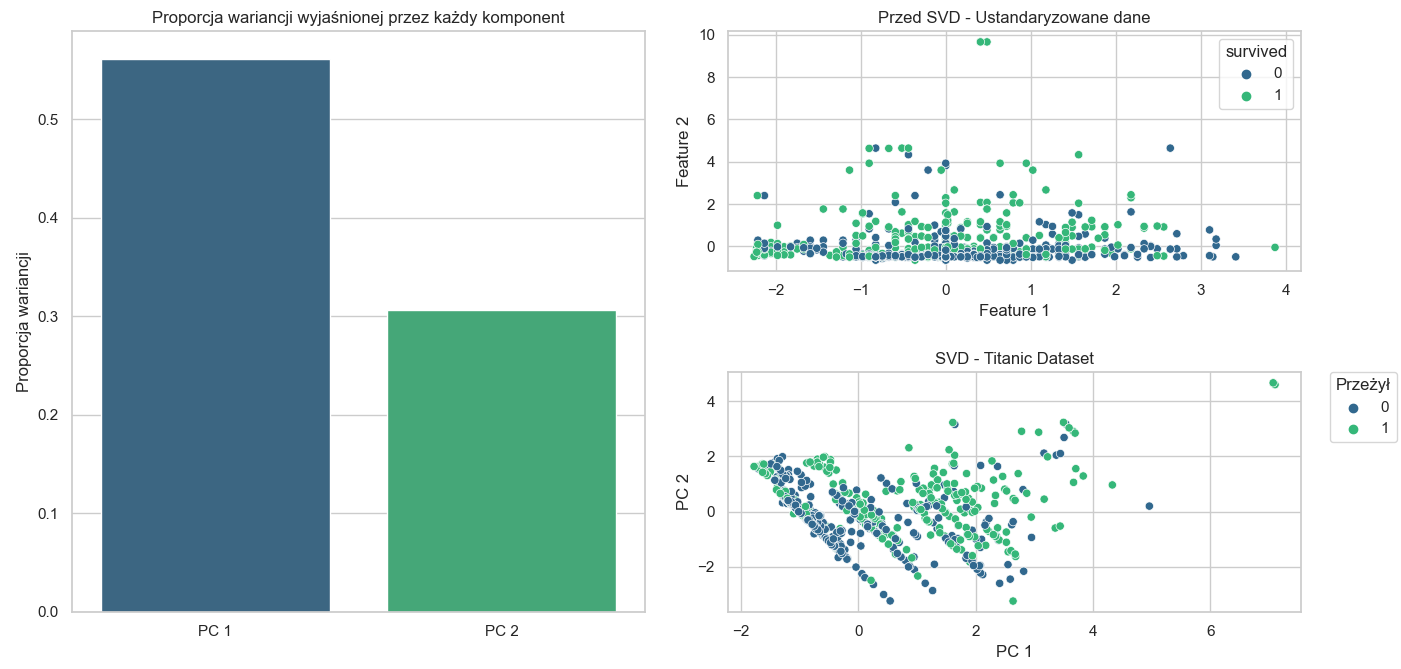

Recreate this plot in Python.
import numpy as np
import matplotlib.pyplot as plt
import seaborn as sns
from sklearn.decomposition import TruncatedSVD
from sklearn.preprocessing import StandardScaler
from sklearn.impute import SimpleImputer

def svd_reduction(X, num_components):
    svd = TruncatedSVD(n_components=num_components)
    X_reduced = svd.fit_transform(X)
    return X_reduced, svd

data = sns.load_dataset('titanic')

features = ['age', 'fare', 'pclass']

imputer = SimpleImputer(strategy='mean')
data[features] = imputer.fit_transform(data[features])

scaler = StandardScaler()
X_scaled = scaler.fit_transform(data[features])

X_reduced, svd = svd_reduction(X_scaled, 2)

variance_explained = svd.explained_variance_ratio_
print(f"Wariancja wyjaśniona przez PC 1: {variance_explained[0]:.2f}")
print(f"Wariancja wyjaśniona przez PC 2: {variance_explained[1]:.2f}")
print(f"Łączna wariancja wyjaśniona: {variance_explained.sum():.2f}")

sns.set(style="whitegrid")

plt.figure(figsize=(12, 6))

plt.subplot(1, 2, 1)
sns.barplot(x=['PC 1', 'PC 2'], y=variance_explained, palette='viridis')
plt.ylabel('Proporcja wariancji')
plt.title('Proporcja wariancji wyjaśnionej przez każdy komponent')

plt.subplot(2, 2, 2)
sns.scatterplot(x=X_scaled[:, 0], y=X_scaled[:, 1], hue=data['survived'], palette='viridis', legend='full')
plt.xlabel('Feature 1')
plt.ylabel('Feature 2')
plt.title('Przed SVD - Ustandaryzowane dane')

plt.subplot(2, 2, 4)
sns.scatterplot(x=X_reduced[:, 0], y=X_reduced[:, 1], hue=data['survived'], palette='viridis', legend='full')
plt.xlabel('PC 1')
plt.ylabel('PC 2')
plt.title('SVD - Titanic Dataset')
plt.legend(title='Przeżył', bbox_to_anchor=(1.05, 1), loc=2, borderaxespad=0.)

plt.tight_layout()
plt.show()
